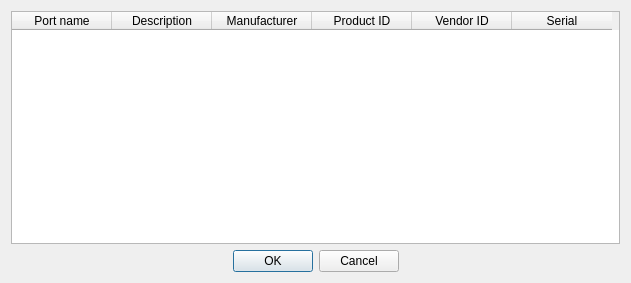
<?xml version="1.0" encoding="UTF-8"?>
<ui version="4.0">
 <class>PortWindow</class>
 <widget class="QDialog" name="PortWindow">
  <property name="geometry">
   <rect>
    <x>0</x>
    <y>0</y>
    <width>631</width>
    <height>283</height>
   </rect>
  </property>
  <property name="windowTitle">
   <string>List of detected serial ports</string>
  </property>
  <layout class="QVBoxLayout" name="verticalLayout">
   <item>
    <widget class="QTableWidget" name="uitwPorts">
     <property name="editTriggers">
      <set>QAbstractItemView::NoEditTriggers</set>
     </property>
     <property name="selectionMode">
      <enum>QAbstractItemView::SingleSelection</enum>
     </property>
     <property name="selectionBehavior">
      <enum>QAbstractItemView::SelectRows</enum>
     </property>
     <column>
      <property name="text">
       <string>Port name</string>
      </property>
     </column>
     <column>
      <property name="text">
       <string>Description</string>
      </property>
     </column>
     <column>
      <property name="text">
       <string>Manufacturer</string>
      </property>
     </column>
     <column>
      <property name="text">
       <string>Product ID</string>
      </property>
     </column>
     <column>
      <property name="text">
       <string>Vendor ID</string>
      </property>
     </column>
     <column>
      <property name="text">
       <string>Serial</string>
      </property>
     </column>
    </widget>
   </item>
   <item>
    <widget class="QDialogButtonBox" name="buttonBox">
     <property name="orientation">
      <enum>Qt::Horizontal</enum>
     </property>
     <property name="standardButtons">
      <set>QDialogButtonBox::Cancel|QDialogButtonBox::Ok</set>
     </property>
     <property name="centerButtons">
      <bool>true</bool>
     </property>
    </widget>
   </item>
  </layout>
 </widget>
 <resources/>
 <connections>
  <connection>
   <sender>buttonBox</sender>
   <signal>accepted()</signal>
   <receiver>PortWindow</receiver>
   <slot>accept()</slot>
   <hints>
    <hint type="sourcelabel">
     <x>230</x>
     <y>185</y>
    </hint>
    <hint type="destinationlabel">
     <x>230</x>
     <y>102</y>
    </hint>
   </hints>
  </connection>
  <connection>
   <sender>buttonBox</sender>
   <signal>rejected()</signal>
   <receiver>PortWindow</receiver>
   <slot>reject()</slot>
   <hints>
    <hint type="sourcelabel">
     <x>315</x>
     <y>262</y>
    </hint>
    <hint type="destinationlabel">
     <x>315</x>
     <y>141</y>
    </hint>
   </hints>
  </connection>
 </connections>
</ui>
